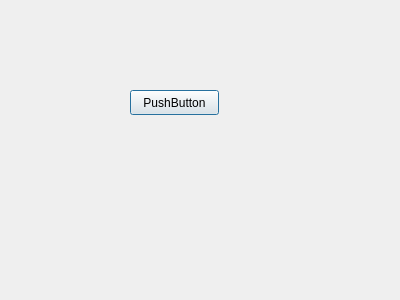
<?xml version="1.0" encoding="UTF-8"?>
<ui version="4.0">
 <class>Dialog</class>
 <widget class="QDialog" name="Dialog">
  <property name="geometry">
   <rect>
    <x>0</x>
    <y>0</y>
    <width>400</width>
    <height>300</height>
   </rect>
  </property>
  <property name="windowTitle">
   <string>Dialog</string>
  </property>
  <widget class="QPushButton" name="pushButton">
   <property name="geometry">
    <rect>
     <x>130</x>
     <y>90</y>
     <width>89</width>
     <height>25</height>
    </rect>
   </property>
   <property name="text">
    <string>PushButton</string>
   </property>
  </widget>
 </widget>
 <layoutdefault spacing="6" margin="11"/>
 <resources/>
 <connections/>
</ui>
